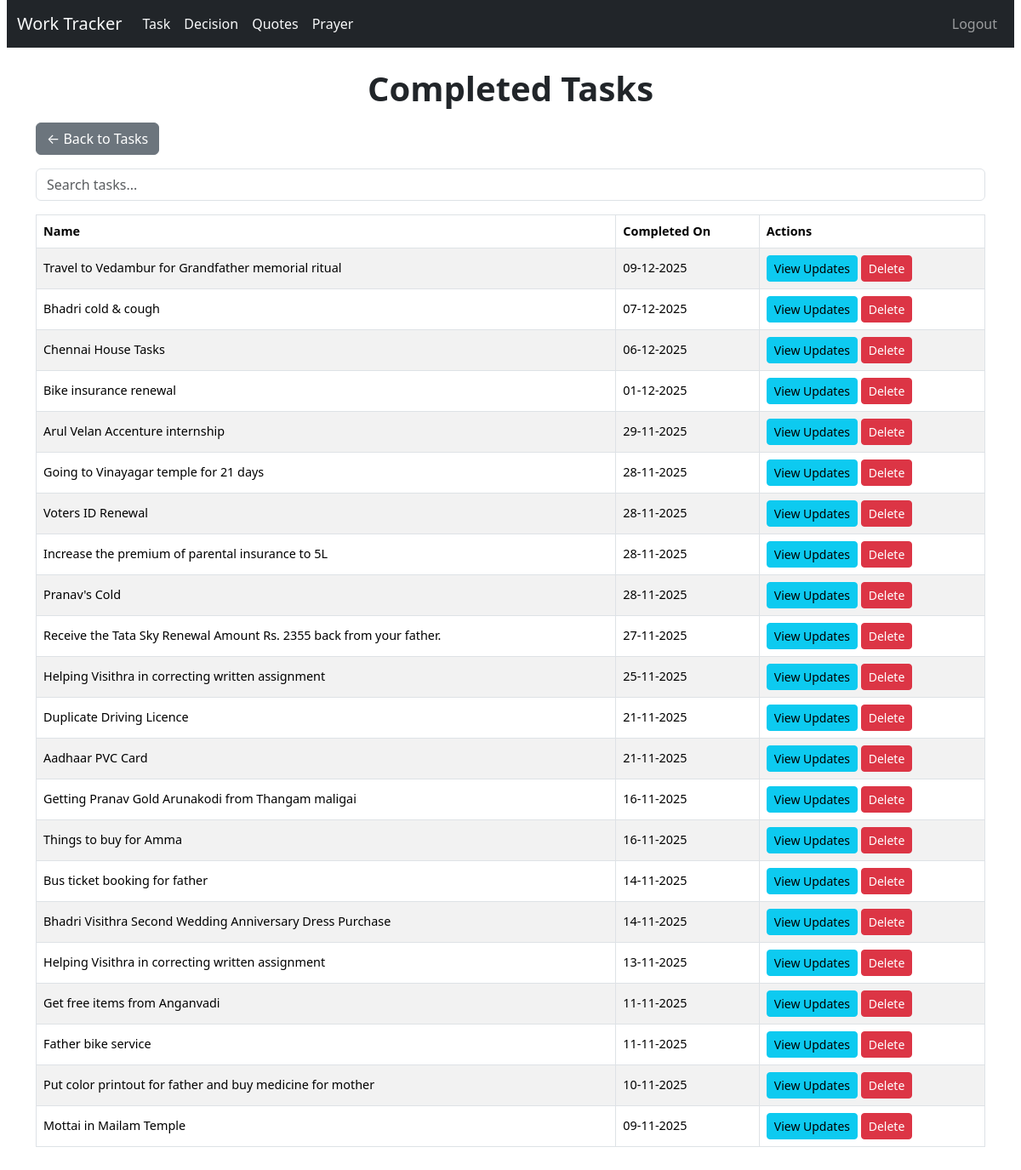
The page /history/ (signed in) on the database as committed earlier.
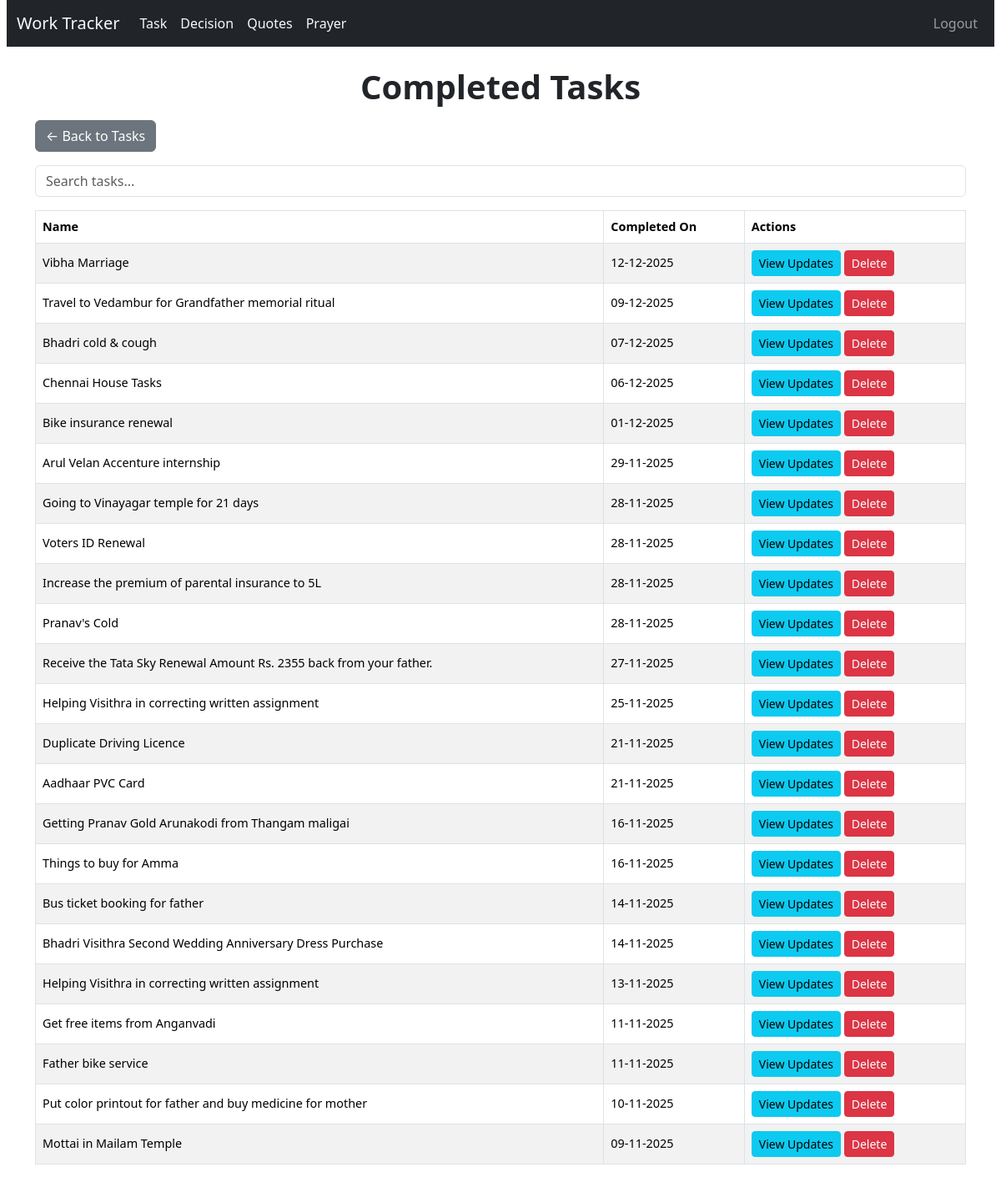
The same page on the database as committed later.
### tracker/models.py (models this page shows, shortened)
class Task(models.Model):
    STATUS_CHOICES = [
        ('Opened', 'Opened'),
        ('InProgress', 'In Progress'),
        ('Completed', 'Completed'),
    ]
    name = models.CharField(max_length=200)
    status = models.CharField(max_length=20, choices=STATUS_CHOICES, default='Opened')
    task_type = models.ForeignKey(TaskType, on_delete=models.CASCADE)
    started_date = models.DateField(default=timezone.now, null=True, blank=True)
    created_date = models.DateField(auto_now_add=True)
    updated_date = models.DateField(auto_now=True)
    completed_date = models.DateField(null=True, blank=True)
    target_date = models.DateField(default=timezone.now, null=True, blank=True)
    is_bookmark = models.BooleanField(default=False)
    is_private = models.BooleanField(default=False)
    is_hold = models.BooleanField(default=False)

### tracker/views.py (the view)
# urls.py: path('history/', views.TaskHistoryView.as_view(), name='task_history'),
class TaskHistoryView(LoginRequiredMixin, ListView):
    model = Task
    template_name = 'tracker/task_history.html'
    context_object_name = 'tasks'
    def get_queryset(self):
        queryset = Task.objects.filter(status='Completed').order_by('-completed_date')
        search = self.request.GET.get('search', '').strip()
        if search:
            queryset = queryset.filter(
                Q(name__icontains=search) |
                Q(updates__description__icontains=search)
            ).distinct()
        return queryset
    def render_to_response(self, context, **response_kwargs):
        if self.request.headers.get('HX-Request'):
            return render(self.request, 'tracker/task_history_rows.html', context)
        return super().render_to_response(context, **response_kwargs)

### templates/tracker/task_history.html (shortened to what this page needs)
{% extends 'base.html' %}
{% block content %}
<h1>Completed Tasks</h1>
<a href="{% url 'tracker:task_list' %}" class="btn btn-secondary mb-3">← Back to Tasks</a>
<input
    type="text"
    id="searchBox"
    name="search"
    class="form-control mb-3"
    placeholder="Search tasks..."
    hx-get="{% url 'tracker:task_history' %}"
    hx-trigger="keyup changed delay:150ms"
    hx-target="#taskTableBody"
    hx-swap="innerHTML"
/>
<div class="table-responsive">
<table class="table table-striped table-bordered align-middle text-nowrap">
  <thead>
      <tr>
          <th>Name</th>
          <th>Completed On</th>
          <th>Actions</th>
      </tr>
  </thead>
  <tbody id="taskTableBody">
      {% include 'tracker/task_history_rows.html' %}
  </tbody>
</table>
</div>
{% endblock %}

### templates/tracker/task_history_rows.html
{% for task in tasks %}
<tr>
    <td>{{ task.name }}</td>
    <td>{{ task.completed_date|date:"d-m-Y" }}</td>
    <td>
        <a href="{% url 'tracker:update_list' task.id %}" class="btn btn-sm btn-info">View Updates</a>
        <a href="{% url 'tracker:task_delete' task.id %}" class="btn btn-sm btn-danger">Delete</a>
    </td>
</tr>
{% empty %}
<tr>
    <td colspan="3" class="text-center">No matching tasks.</td>
</tr>
{% endfor %}

Rows that differ between the two databases and show on the page:
now on this page (row edited): Task: name "Vibha Marriage", completed_date "12-12-2025"
